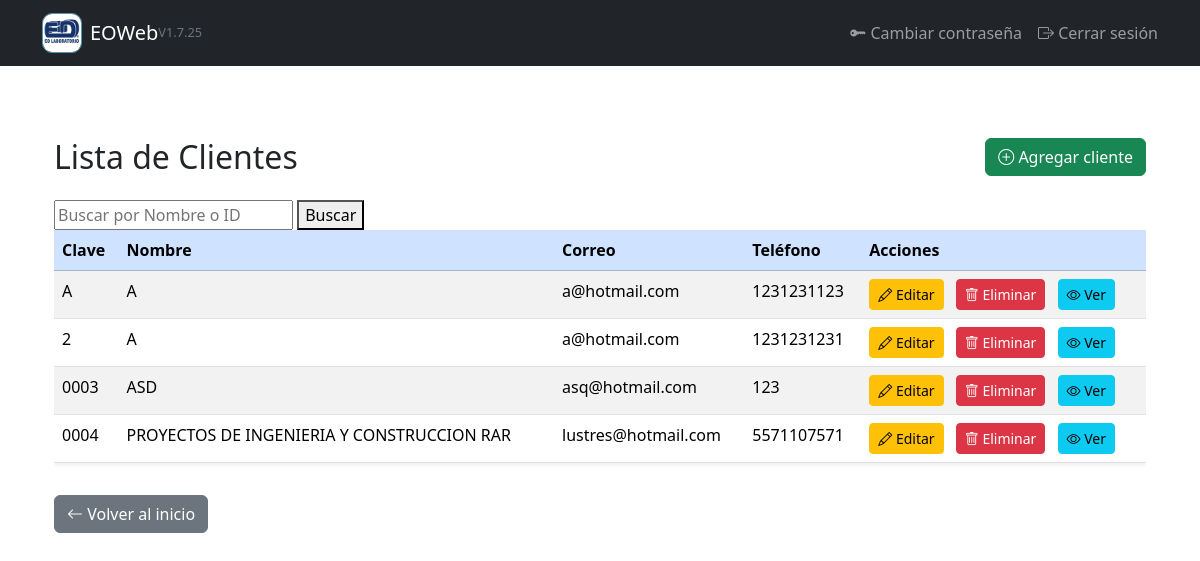
The app's page /clientes/ (signed in) with its own data.
### gestion/models.py (models this page shows, shortened)
class Cliente(models.Model):
    clave = models.CharField(max_length=100, unique=True, null=True, blank=True)
    nombre = models.CharField("Nombre", max_length=255)
    calle = models.CharField("Calle", max_length=100, blank=True, null=True)
    numero_exterior = models.CharField("Número exterior", max_length=5, blank=True, null=True)
    numero_interior = models.CharField("Número interior", max_length=5, blank=True, null=True)
    colonia = models.CharField("Colonia", max_length=100)
    codigo_postal = models.CharField("Código Postal", max_length=10, blank=True)
    ciudad = models.CharField("Ciudad", max_length=100)
    telefono = models.CharField("Teléfono 1", max_length=10, blank=True)
    extension = models.CharField("Extensión", max_length=3, blank=True, null=True)
    telefono2 = models.CharField("Teléfono 2", max_length=10, blank=True, null=True)
    movil = models.CharField("Móvil", max_length=10, blank=True, null=True)
    atencion_a = models.CharField("Atención a", max_length=255, blank=True)
    obra = models.CharField("Obra", max_length=150)
    localizacion = models.CharField("Localización", max_length=150, blank=True)
    correo = models.EmailField("Correo", blank=True)

### gestion/views.py (the view)
# urls.py: path('clientes/',views.lista_clientes, name='lista_clientes'),
@login_required
def lista_clientes(request):
    query = request.GET.get('busqueda', '')
    if query:
        clientes = Cliente.objects.filter(
            Q(nombre__icontains=query) |
            Q(id__iexact=query)
        )
    else:
        clientes = Cliente.objects.all()
    return render(request, 'gestion/lista_clientes.html', {'clientes': clientes})

### gestion/templates/gestion/lista_clientes.html (shortened to what this page needs)
{% extends "gestion/base.html" %}
{% load static %}
{% block content %}
<div class="container my-5">
    <div class="d-flex justify-content-between align-items-center mb-4">
        <h2 class="mb-0">Lista de Clientes</h2>
        <a href="{% url 'agregar_cliente' %}" class="btn btn-success">
            <i class="bi bi-plus-circle"></i> Agregar cliente
        </a>
    </div>
    <form method="get">
        <input type="text" name="busqueda" placeholder="Buscar por Nombre o ID" value="{{ request.GET.busqueda }}">
        <button type="submit">Buscar</button>
    </form>
    <div class="table-responsive">
        <table class="table table-striped table-hover shadow-sm">
            <thead class="table-primary">
                <tr>
                    <th>Clave</th>
                    <th>Nombre</th>
                    <th>Correo</th>
                    <th>Teléfono</th>
                    <th>Acciones</th>
                </tr>
            </thead>
            <tbody>
                {% for cliente in clientes %}
                <tr>
                    <td>{{ cliente.clave }}</td>
                    <td>{{ cliente.nombre }}</td>
                    <td>{{ cliente.correo }}</td>
                    <td>{{ cliente.telefono }}</td>
                    <td>
                        <a href="{% url 'modificar_cliente' cliente.id %}" class="btn btn-sm btn-warning me-2">
                            <i class="bi bi-pencil"></i> Editar
                        </a>
                        <a href="{% url 'eliminar_cliente' cliente.id %}" class="btn btn-sm btn-danger me-2">
                            <i class="bi bi-trash"></i> Eliminar
                        </a>
                        <a href="{% url 'ver_cliente' cliente.id %}" class="btn btn-info btn-sm">
                            <i class="bi bi-eye"></i> Ver
                        </a>
                    </td>
                </tr>
                {% empty %}
                <tr>
                    <td colspan="5" class="text-center">No hay clientes.</td>
                </tr>
                {% endfor %}
            </tbody>
        </table>
    </div>
    <a href="{% url 'inicio' %}" class="btn btn-secondary mt-3">
        <i class="bi bi-arrow-left"></i> Volver al inicio
    </a>
</div>
{% endblock %}

### records on screen
Cliente: clave "A", nombre "A", correo "a@hotmail.com", telefono "1231231123"
Cliente: clave "2", nombre "A", correo "a@hotmail.com", telefono "1231231231"
Cliente: clave "0003", nombre "ASD", correo "asq@hotmail.com", telefono "123"
Cliente: clave "0004", nombre "PROYECTOS DE INGENIERIA Y CONSTRUCCION RAR", correo "lustres@hotmail.com", telefono "5571107571"
